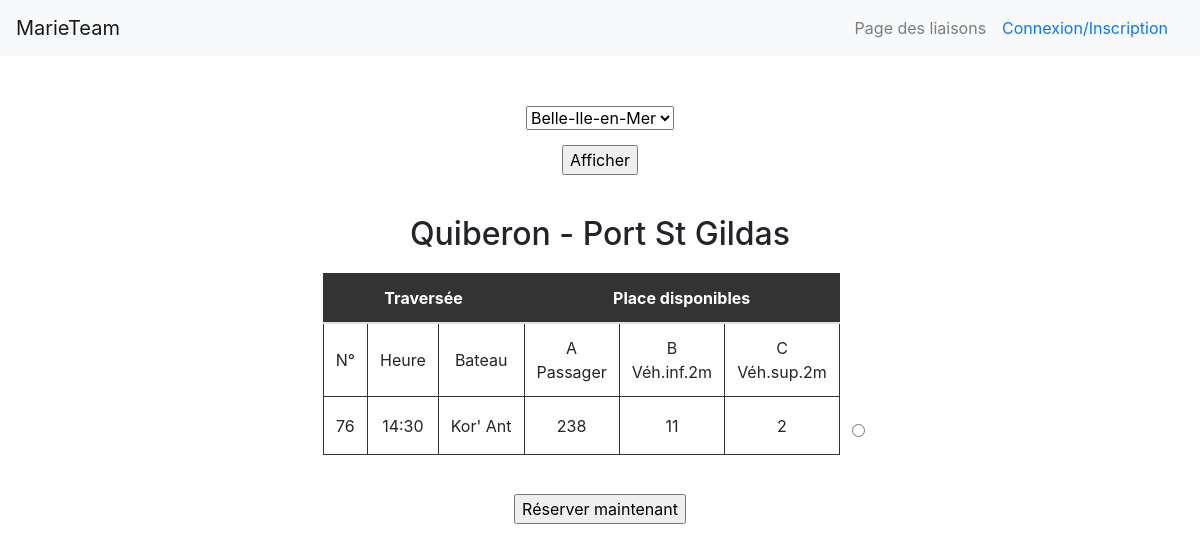
The app's page /liaison.php?liaison=25&2 with its own data.
### tables this page shows
CREATE TABLE IF NOT EXISTS `port` (
  `idPort` int(11) NOT NULL,
  `nom` varchar(50) NOT NULL,
  PRIMARY KEY (`idPort`)
);

CREATE TABLE IF NOT EXISTS `traversee` (
  `numTrav` int(11) NOT NULL,
  `date` date NOT NULL,
  `heure` varchar(50) NOT NULL,
  `idBateau` int(11) NOT NULL,
  `code` int(11) NOT NULL,
  PRIMARY KEY (`numTrav`),
  KEY `TRAVERSEE_BATEAU_FK` (`idBateau`),
  KEY `TRAVERSEE_LIAISON0_FK` (`code`)
);

CREATE TABLE IF NOT EXISTS `bateau` (
  `idBateau` int(11) NOT NULL,
  `nom` varchar(50) NOT NULL,
  PRIMARY KEY (`idBateau`)
);

CREATE TABLE IF NOT EXISTS `contenir` (
  `idBateau` int(11) NOT NULL,
  `lettre` varchar(50) NOT NULL,
  `capaciteMax` int(11) NOT NULL,
  PRIMARY KEY (`idBateau`,`lettre`),
  KEY `CONTENIR_CATEGORIE0_FK` (`lettre`)
);

### liaison.php (the view, shortened to what this page needs)
<!doctype html>
<html lang="fr">
  <head>
    <link rel="stylesheet" href="bootstrap.css">
    <link rel="stylesheet" href="liaison.css">
  </head>
  <body>
    <?php
      try{
        $bdd = new PDO('mysql:host=localhost;dbname=marieteam;charset=utf8','root','');
      }
      catch(Exception $e){
        die('Erreur : '.$e->getMessage());
      }
    ?>
    <nav class="navbar navbar-expand-lg navbar-light bg-light">
      <a class="navbar-brand" href="index.php">MarieTeam</a>
      <div class="collapse navbar-collapse" id="navbarSupportedContent">
        <span class="navbar-text">
          Page des liaisons
        </span>
        <?php if(!isset($_SESSION['username'])){?>
        <form class="form-inline my-2 my-lg-0">
          <a class="nav-link" href="Connexion.php">Connexion/Inscription<span class="sr-only">(current)</span></a>
        </form>
        <?php }
         ?>
      </div>
    </nav>
    <div class="container">
      <form method="get" action="liaison.php">
        <select name="secteur">
                <?php
                $sql = 'SELECT nom FROM secteur';
                $stm = $bdd->prepare($sql);
                $stm->execute();
                $result_secteur = $stm->fetchAll();
                foreach($result_secteur as $row){?>
                  <option value=<?php echo htmlspecialchars($row['nom']);?>><?php echo htmlspecialchars($row['nom']);?></option>
                <?php
                }
              ?>
        </select><br>
        <input type="submit" value="Afficher" />
      </form>
    </div>
    <?php
     if(isset($_GET['liaison'])){
      $sql = 'SELECT idPort, idPort_ARRIVEE FROM liaison WHERE code = ?';
      $stm = $bdd->prepare($sql);
      $stm->execute(array($_GET['liaison']));
      $result = $stm->fetchAll();
      $idP1 = $result[0]['idPort'];
      $idP2 = $result[0]['idPort_ARRIVEE'];
      $sql = 'SELECT nom FROM port WHERE idPort = ?';
      $stm = $bdd->prepare($sql);
      $stm->execute(array($idP1));
      $donnee = $stm->fetchAll();
      $nomPortDep = $donnee[0]['nom'];
      $sql = 'SELECT nom FROM port WHERE idPort = ?';
      $stm = $bdd->prepare($sql);
      $stm->execute(array($idP2));
      $donnee = $stm->fetchAll();
      $nomPortArr = $donnee[0]['nom'];
    ?>
      <div class="table">
        <?php
          echo "<h2>".$nomPortDep." - ".$nomPortArr."</h2>";
        ?>
        <table>
          <thead>
           <tr>
            <th colspan="3">Traversée</th>
            <th colspan="3">Place disponibles</th>
           </tr>
          </thead>
          <tbody>
            <tr>
              <td>N°</td>
              <td>Heure</td>
              <td>Bateau</td>
              <td>A<br>Passager</td>
              <td>B<br>Véh.inf.2m</td>
              <td>C<br>Véh.sup.2m</td>
            </tr>
            <?php
              $sql = 'SELECT T.numTrav, T.heure, B.nom, B.idBateau FROM traversee as T, bateau as B WHERE T.code = ? AND T.idBateau = B.idBateau ORDER BY heure';
              $stm = $bdd->prepare($sql);
              $stm->execute(array($_GET['liaison']));
              $result = $stm->fetchAll();
              foreach($result as $row){ ?>
                  <tr>
                    <td><?php echo htmlspecialchars($row['numTrav']);?></td>
                    <td><?php echo htmlspecialchars($row['heure']);?></td>
                    <td><?php echo htmlspecialchars($row['nom']);?></td>
                    <?php
                      $sql = 'SELECT C.capaciteMax FROM contenir as C, bateau as B WHERE C.idBateau = ? AND C.idBateau = B.idBateau ORDER BY C.lettre';
                      $stm = $bdd->prepare($sql);
                      $stm->execute(array($row['idBateau']));
                      $donnee = $stm->fetchAll(); ?>
                      <form action="reservation.php" method="get">
                      <?php
                      foreach($donnee as $ligne){ ?>
                        <td><?php echo htmlspecialchars($ligne['capaciteMax']);?></td>
                      <?php }
                    ?>
                    <td class="sansbordure"><input type="radio" id="<?php echo htmlspecialchars($row['numTrav']); ?>" name="reservation" value="<?php echo htmlspecialchars($row['numTrav']); ?>"></td>
                  </tr>
              <?php }
            ?>
            </tbody>
        </table><br>
        <center><input type="submit" value="Réserver maintenant"></center>
      </div>
    <?php
    }
    ?>
  </body>
</html>

### liaison.css (style rules this page uses)
.container { margin-top:50px; text-align: center; }
table { margin:auto; margin-top: 20px; }
input { margin-top:15px; }
td,th { border: 1px solid #333; }
thead, tfoot { background-color: #333; color: #fff; }
th, td { text-align: center; vertical-align: middle; }
h2 { text-align:center; margin-top: 40px; }
.sansbordure { border-style:none; }

### records on screen
port: nom "Quiberon"
port: nom "Port St Gildas"
traversee: numTrav "76", heure "14:30", idBateau.nom "Kor' Ant"
contenir: capaciteMax "238"
contenir: capaciteMax "11"
contenir: capaciteMax "2"

### other values on screen
form field secteur "Belle-Ile-en-Mer"
